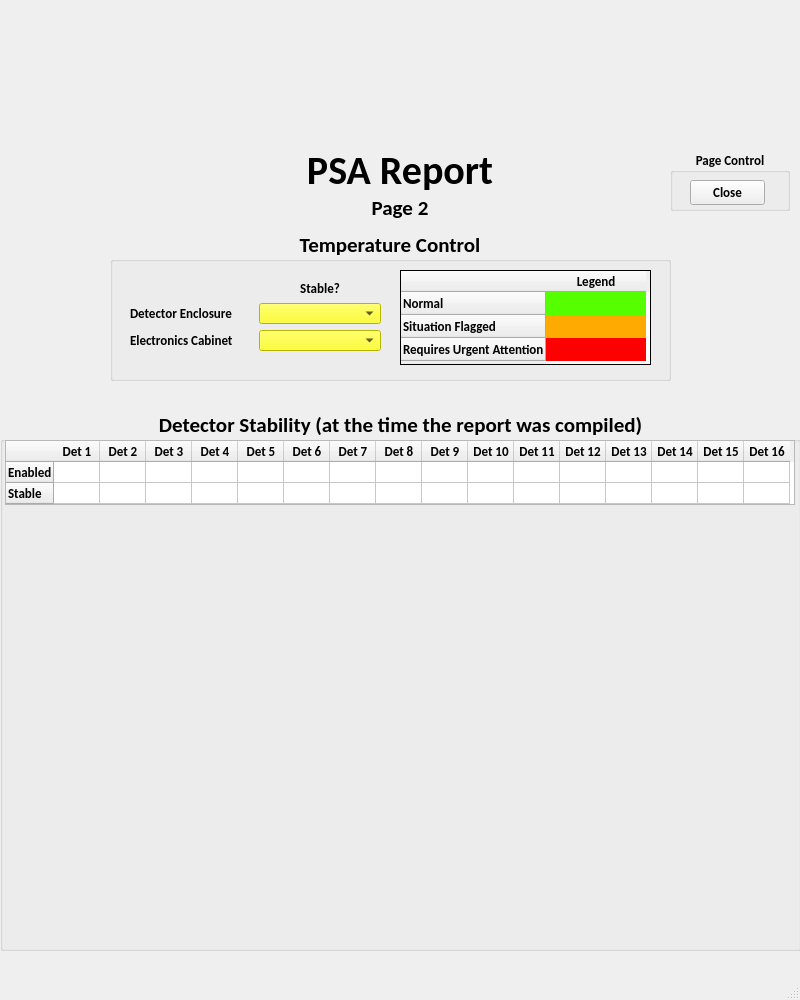
<?xml version="1.0" encoding="UTF-8"?>
<ui version="4.0">
 <author>Linton Ritchie - Scantech (C) 2022</author>
 <class>PSAPage2</class>
 <widget class="QMainWindow" name="PSAPage2">
  <property name="enabled">
   <bool>true</bool>
  </property>
  <property name="geometry">
   <rect>
    <x>0</x>
    <y>0</y>
    <width>800</width>
    <height>1000</height>
   </rect>
  </property>
  <property name="sizePolicy">
   <sizepolicy hsizetype="Fixed" vsizetype="Preferred">
    <horstretch>0</horstretch>
    <verstretch>0</verstretch>
   </sizepolicy>
  </property>
  <property name="windowTitle">
   <string>PSA Report Page 2</string>
  </property>
  <property name="statusTip">
   <string/>
  </property>
  <widget class="QWidget" name="centralwidget">
   <widget class="QLabel" name="label">
    <property name="geometry">
     <rect>
      <x>0</x>
      <y>0</y>
      <width>800</width>
      <height>150</height>
     </rect>
    </property>
    <property name="text">
     <string/>
    </property>
    <property name="pixmap">
     <pixmap resource="PSAReportResources.qrc">:/Resources/ScantechReportHeader.png</pixmap>
    </property>
    <property name="scaledContents">
     <bool>true</bool>
    </property>
   </widget>
   <widget class="QLabel" name="psa_report_title">
    <property name="geometry">
     <rect>
      <x>300</x>
      <y>150</y>
      <width>200</width>
      <height>40</height>
     </rect>
    </property>
    <property name="font">
     <font>
      <family>Calibri</family>
      <pointsize>30</pointsize>
      <weight>75</weight>
      <bold>true</bold>
     </font>
    </property>
    <property name="text">
     <string>PSA Report</string>
    </property>
    <property name="alignment">
     <set>Qt::AlignCenter</set>
    </property>
   </widget>
   <widget class="QLabel" name="psa_report_title_2">
    <property name="geometry">
     <rect>
      <x>350</x>
      <y>195</y>
      <width>100</width>
      <height>25</height>
     </rect>
    </property>
    <property name="font">
     <font>
      <family>Calibri</family>
      <pointsize>16</pointsize>
      <weight>75</weight>
      <bold>true</bold>
     </font>
    </property>
    <property name="text">
     <string>Page 2</string>
    </property>
    <property name="alignment">
     <set>Qt::AlignCenter</set>
    </property>
   </widget>
   <widget class="QGroupBox" name="groupBox">
    <property name="enabled">
     <bool>true</bool>
    </property>
    <property name="geometry">
     <rect>
      <x>110</x>
      <y>230</y>
      <width>561</width>
      <height>151</height>
     </rect>
    </property>
    <property name="font">
     <font>
      <family>Calibri</family>
      <pointsize>16</pointsize>
      <weight>75</weight>
      <bold>true</bold>
     </font>
    </property>
    <property name="title">
     <string>Temperature Control</string>
    </property>
    <property name="alignment">
     <set>Qt::AlignCenter</set>
    </property>
    <widget class="QWidget" name="layoutWidget">
     <property name="geometry">
      <rect>
       <x>20</x>
       <y>50</y>
       <width>251</width>
       <height>71</height>
      </rect>
     </property>
     <layout class="QGridLayout" name="gridLayout">
      <item row="3" column="0">
       <widget class="QLabel" name="label_4">
        <property name="font">
         <font>
          <family>Calibri</family>
          <pointsize>10</pointsize>
          <weight>75</weight>
          <bold>true</bold>
         </font>
        </property>
        <property name="text">
         <string>Detector Enclosure</string>
        </property>
       </widget>
      </item>
      <item row="4" column="1">
       <widget class="QComboBox" name="ElecCabTempStable">
        <property name="font">
         <font>
          <pointsize>10</pointsize>
         </font>
        </property>
        <property name="styleSheet">
         <string notr="true">background-color: rgb(255, 255, 0);</string>
        </property>
        <item>
         <property name="text">
          <string/>
         </property>
        </item>
        <item>
         <property name="text">
          <string>Yes</string>
         </property>
        </item>
        <item>
         <property name="text">
          <string>No</string>
         </property>
        </item>
       </widget>
      </item>
      <item row="4" column="0">
       <widget class="QLabel" name="label_5">
        <property name="font">
         <font>
          <family>Calibri</family>
          <pointsize>10</pointsize>
          <weight>75</weight>
          <bold>true</bold>
         </font>
        </property>
        <property name="text">
         <string>Electronics Cabinet</string>
        </property>
       </widget>
      </item>
      <item row="3" column="1">
       <widget class="QComboBox" name="DetTempStable">
        <property name="font">
         <font>
          <pointsize>10</pointsize>
         </font>
        </property>
        <property name="acceptDrops">
         <bool>true</bool>
        </property>
        <property name="autoFillBackground">
         <bool>false</bool>
        </property>
        <property name="styleSheet">
         <string notr="true">background-color: rgb(255, 255, 0);</string>
        </property>
        <item>
         <property name="text">
          <string/>
         </property>
        </item>
        <item>
         <property name="text">
          <string>Yes</string>
         </property>
        </item>
        <item>
         <property name="text">
          <string>No</string>
         </property>
        </item>
       </widget>
      </item>
      <item row="2" column="1">
       <widget class="QLabel" name="label_6">
        <property name="font">
         <font>
          <family>Calibri</family>
          <pointsize>10</pointsize>
          <weight>75</weight>
          <bold>true</bold>
         </font>
        </property>
        <property name="text">
         <string>Stable?</string>
        </property>
        <property name="alignment">
         <set>Qt::AlignBottom|Qt::AlignHCenter</set>
        </property>
       </widget>
      </item>
     </layout>
    </widget>
    <widget class="QTableWidget" name="tableWidget_5">
     <property name="geometry">
      <rect>
       <x>290</x>
       <y>40</y>
       <width>251</width>
       <height>95</height>
      </rect>
     </property>
     <property name="font">
      <font>
       <pointsize>10</pointsize>
      </font>
     </property>
     <property name="frameShape">
      <enum>QFrame::Box</enum>
     </property>
     <property name="frameShadow">
      <enum>QFrame::Plain</enum>
     </property>
     <property name="verticalScrollBarPolicy">
      <enum>Qt::ScrollBarAlwaysOff</enum>
     </property>
     <property name="horizontalScrollBarPolicy">
      <enum>Qt::ScrollBarAlwaysOff</enum>
     </property>
     <property name="showGrid">
      <bool>false</bool>
     </property>
     <attribute name="horizontalHeaderMinimumSectionSize">
      <number>30</number>
     </attribute>
     <attribute name="verticalHeaderDefaultSectionSize">
      <number>23</number>
     </attribute>
     <attribute name="verticalHeaderMinimumSectionSize">
      <number>20</number>
     </attribute>
     <row>
      <property name="text">
       <string>Normal</string>
      </property>
      <property name="font">
       <font>
        <family>Calibri</family>
        <pointsize>10</pointsize>
        <weight>75</weight>
        <bold>true</bold>
       </font>
      </property>
     </row>
     <row>
      <property name="text">
       <string>Situation Flagged</string>
      </property>
      <property name="font">
       <font>
        <family>Calibri</family>
        <pointsize>10</pointsize>
        <weight>75</weight>
        <bold>true</bold>
       </font>
      </property>
     </row>
     <row>
      <property name="text">
       <string>Requires Urgent Attention</string>
      </property>
      <property name="font">
       <font>
        <family>Calibri</family>
        <pointsize>10</pointsize>
        <weight>75</weight>
        <bold>true</bold>
       </font>
      </property>
     </row>
     <column>
      <property name="text">
       <string>Legend</string>
      </property>
      <property name="font">
       <font>
        <family>Calibri</family>
        <pointsize>10</pointsize>
        <weight>75</weight>
        <bold>true</bold>
       </font>
      </property>
     </column>
     <item row="0" column="0">
      <property name="text">
       <string>yt</string>
      </property>
      <property name="background">
       <brush brushstyle="SolidPattern">
        <color alpha="255">
         <red>85</red>
         <green>255</green>
         <blue>0</blue>
        </color>
       </brush>
      </property>
      <property name="foreground">
       <brush brushstyle="SolidPattern">
        <color alpha="255">
         <red>85</red>
         <green>255</green>
         <blue>0</blue>
        </color>
       </brush>
      </property>
     </item>
     <item row="1" column="0">
      <property name="text">
       <string/>
      </property>
      <property name="background">
       <brush brushstyle="SolidPattern">
        <color alpha="255">
         <red>255</red>
         <green>170</green>
         <blue>0</blue>
        </color>
       </brush>
      </property>
      <property name="foreground">
       <brush brushstyle="SolidPattern">
        <color alpha="255">
         <red>0</red>
         <green>0</green>
         <blue>0</blue>
        </color>
       </brush>
      </property>
     </item>
     <item row="2" column="0">
      <property name="text">
       <string/>
      </property>
      <property name="background">
       <brush brushstyle="SolidPattern">
        <color alpha="255">
         <red>255</red>
         <green>0</green>
         <blue>0</blue>
        </color>
       </brush>
      </property>
      <property name="foreground">
       <brush brushstyle="NoBrush">
        <color alpha="255">
         <red>255</red>
         <green>0</green>
         <blue>0</blue>
        </color>
       </brush>
      </property>
     </item>
    </widget>
   </widget>
   <widget class="QGroupBox" name="groupBox_2">
    <property name="geometry">
     <rect>
      <x>0</x>
      <y>410</y>
      <width>801</width>
      <height>541</height>
     </rect>
    </property>
    <property name="font">
     <font>
      <family>Calibri</family>
      <pointsize>16</pointsize>
      <weight>75</weight>
      <bold>true</bold>
     </font>
    </property>
    <property name="title">
     <string>Detector Stability (at the time the report was compiled)</string>
    </property>
    <property name="alignment">
     <set>Qt::AlignCenter</set>
    </property>
    <widget class="QTableWidget" name="tableWidget">
     <property name="geometry">
      <rect>
       <x>5</x>
       <y>30</y>
       <width>790</width>
       <height>65</height>
      </rect>
     </property>
     <property name="sizePolicy">
      <sizepolicy hsizetype="Fixed" vsizetype="Fixed">
       <horstretch>0</horstretch>
       <verstretch>0</verstretch>
      </sizepolicy>
     </property>
     <property name="font">
      <font>
       <pointsize>10</pointsize>
      </font>
     </property>
     <property name="verticalScrollBarPolicy">
      <enum>Qt::ScrollBarAlwaysOff</enum>
     </property>
     <property name="horizontalScrollBarPolicy">
      <enum>Qt::ScrollBarAlwaysOff</enum>
     </property>
     <attribute name="horizontalHeaderDefaultSectionSize">
      <number>46</number>
     </attribute>
     <attribute name="horizontalHeaderMinimumSectionSize">
      <number>30</number>
     </attribute>
     <attribute name="verticalHeaderDefaultSectionSize">
      <number>20</number>
     </attribute>
     <attribute name="verticalHeaderMinimumSectionSize">
      <number>20</number>
     </attribute>
     <row>
      <property name="text">
       <string>Enabled</string>
      </property>
      <property name="font">
       <font>
        <family>Calibri</family>
        <pointsize>10</pointsize>
        <weight>75</weight>
        <bold>true</bold>
       </font>
      </property>
     </row>
     <row>
      <property name="text">
       <string>Stable</string>
      </property>
      <property name="font">
       <font>
        <family>Calibri</family>
        <pointsize>10</pointsize>
        <weight>75</weight>
        <bold>true</bold>
       </font>
      </property>
     </row>
     <column>
      <property name="text">
       <string>Det 1</string>
      </property>
      <property name="font">
       <font>
        <family>Calibri</family>
        <pointsize>10</pointsize>
        <weight>75</weight>
        <bold>true</bold>
       </font>
      </property>
     </column>
     <column>
      <property name="text">
       <string>Det 2</string>
      </property>
      <property name="font">
       <font>
        <family>Calibri</family>
        <pointsize>10</pointsize>
        <weight>75</weight>
        <bold>true</bold>
       </font>
      </property>
     </column>
     <column>
      <property name="text">
       <string>Det 3</string>
      </property>
      <property name="font">
       <font>
        <family>Calibri</family>
        <pointsize>10</pointsize>
        <weight>75</weight>
        <bold>true</bold>
       </font>
      </property>
     </column>
     <column>
      <property name="text">
       <string>Det 4</string>
      </property>
      <property name="font">
       <font>
        <family>Calibri</family>
        <pointsize>10</pointsize>
        <weight>75</weight>
        <bold>true</bold>
       </font>
      </property>
     </column>
     <column>
      <property name="text">
       <string>Det 5</string>
      </property>
      <property name="font">
       <font>
        <family>Calibri</family>
        <pointsize>10</pointsize>
        <weight>75</weight>
        <bold>true</bold>
       </font>
      </property>
     </column>
     <column>
      <property name="text">
       <string>Det 6</string>
      </property>
      <property name="font">
       <font>
        <family>Calibri</family>
        <pointsize>10</pointsize>
        <weight>75</weight>
        <bold>true</bold>
       </font>
      </property>
     </column>
     <column>
      <property name="text">
       <string>Det 7</string>
      </property>
      <property name="font">
       <font>
        <family>Calibri</family>
        <pointsize>10</pointsize>
        <weight>75</weight>
        <bold>true</bold>
       </font>
      </property>
     </column>
     <column>
      <property name="text">
       <string>Det 8</string>
      </property>
      <property name="font">
       <font>
        <family>Calibri</family>
        <pointsize>10</pointsize>
        <weight>75</weight>
        <bold>true</bold>
       </font>
      </property>
     </column>
     <column>
      <property name="text">
       <string>Det 9</string>
      </property>
      <property name="font">
       <font>
        <family>Calibri</family>
        <pointsize>10</pointsize>
        <weight>75</weight>
        <bold>true</bold>
       </font>
      </property>
     </column>
     <column>
      <property name="text">
       <string>Det 10</string>
      </property>
      <property name="font">
       <font>
        <family>Calibri</family>
        <pointsize>10</pointsize>
        <weight>75</weight>
        <bold>true</bold>
       </font>
      </property>
     </column>
     <column>
      <property name="text">
       <string>Det 11</string>
      </property>
      <property name="font">
       <font>
        <family>Calibri</family>
        <pointsize>10</pointsize>
        <weight>75</weight>
        <bold>true</bold>
       </font>
      </property>
     </column>
     <column>
      <property name="text">
       <string>Det 12</string>
      </property>
      <property name="font">
       <font>
        <family>Calibri</family>
        <pointsize>10</pointsize>
        <weight>75</weight>
        <bold>true</bold>
       </font>
      </property>
     </column>
     <column>
      <property name="text">
       <string>Det 13</string>
      </property>
      <property name="font">
       <font>
        <family>Calibri</family>
        <pointsize>10</pointsize>
        <weight>75</weight>
        <bold>true</bold>
       </font>
      </property>
     </column>
     <column>
      <property name="text">
       <string>Det 14</string>
      </property>
      <property name="font">
       <font>
        <family>Calibri</family>
        <pointsize>10</pointsize>
        <weight>75</weight>
        <bold>true</bold>
       </font>
      </property>
     </column>
     <column>
      <property name="text">
       <string>Det 15</string>
      </property>
      <property name="font">
       <font>
        <family>Calibri</family>
        <pointsize>10</pointsize>
        <weight>75</weight>
        <bold>true</bold>
       </font>
      </property>
     </column>
     <column>
      <property name="text">
       <string>Det 16</string>
      </property>
      <property name="font">
       <font>
        <family>Calibri</family>
        <pointsize>10</pointsize>
        <weight>75</weight>
        <bold>true</bold>
       </font>
      </property>
     </column>
    </widget>
    <widget class="QLabel" name="label_3">
     <property name="geometry">
      <rect>
       <x>70</x>
       <y>110</y>
       <width>650</width>
       <height>421</height>
      </rect>
     </property>
     <property name="text">
      <string/>
     </property>
     <property name="pixmap">
      <pixmap resource="PSAReportResources.qrc">:/Resources/Detector_Stability.png</pixmap>
     </property>
     <property name="scaledContents">
      <bool>true</bool>
     </property>
    </widget>
   </widget>
   <widget class="QGroupBox" name="groupBox_3">
    <property name="geometry">
     <rect>
      <x>670</x>
      <y>150</y>
      <width>120</width>
      <height>61</height>
     </rect>
    </property>
    <property name="font">
     <font>
      <family>Calibri</family>
      <pointsize>10</pointsize>
      <weight>75</weight>
      <bold>true</bold>
     </font>
    </property>
    <property name="title">
     <string>Page Control</string>
    </property>
    <property name="alignment">
     <set>Qt::AlignCenter</set>
    </property>
    <widget class="QPushButton" name="NextPage">
     <property name="geometry">
      <rect>
       <x>20</x>
       <y>30</y>
       <width>75</width>
       <height>25</height>
      </rect>
     </property>
     <property name="text">
      <string>Close</string>
     </property>
    </widget>
   </widget>
   <zorder>groupBox_2</zorder>
   <zorder>groupBox</zorder>
   <zorder>label</zorder>
   <zorder>psa_report_title</zorder>
   <zorder>psa_report_title_2</zorder>
   <zorder>groupBox_3</zorder>
  </widget>
  <widget class="QMenuBar" name="menubar">
   <property name="geometry">
    <rect>
     <x>0</x>
     <y>0</y>
     <width>800</width>
     <height>21</height>
    </rect>
   </property>
  </widget>
  <widget class="QStatusBar" name="statusbar"/>
 </widget>
 <resources>
  <include location="PSAReportResources.qrc"/>
 </resources>
 <connections>
  <connection>
   <sender>DetTempStable</sender>
   <signal>highlighted(QString)</signal>
   <receiver>DetTempStable</receiver>
   <slot>setStyleSheet(QString)</slot>
   <hints>
    <hint type="sourcelabel">
     <x>300</x>
     <y>338</y>
    </hint>
    <hint type="destinationlabel">
     <x>295</x>
     <y>337</y>
    </hint>
   </hints>
  </connection>
  <connection>
   <sender>ElecCabTempStable</sender>
   <signal>highlighted(QString)</signal>
   <receiver>ElecCabTempStable</receiver>
   <slot>setStyleSheet(QString)</slot>
   <hints>
    <hint type="sourcelabel">
     <x>326</x>
     <y>365</y>
    </hint>
    <hint type="destinationlabel">
     <x>315</x>
     <y>362</y>
    </hint>
   </hints>
  </connection>
  <connection>
   <sender>NextPage</sender>
   <signal>released()</signal>
   <receiver>PSAPage2</receiver>
   <slot>hide()</slot>
   <hints>
    <hint type="sourcelabel">
     <x>734</x>
     <y>212</y>
    </hint>
    <hint type="destinationlabel">
     <x>739</x>
     <y>280</y>
    </hint>
   </hints>
  </connection>
 </connections>
</ui>
